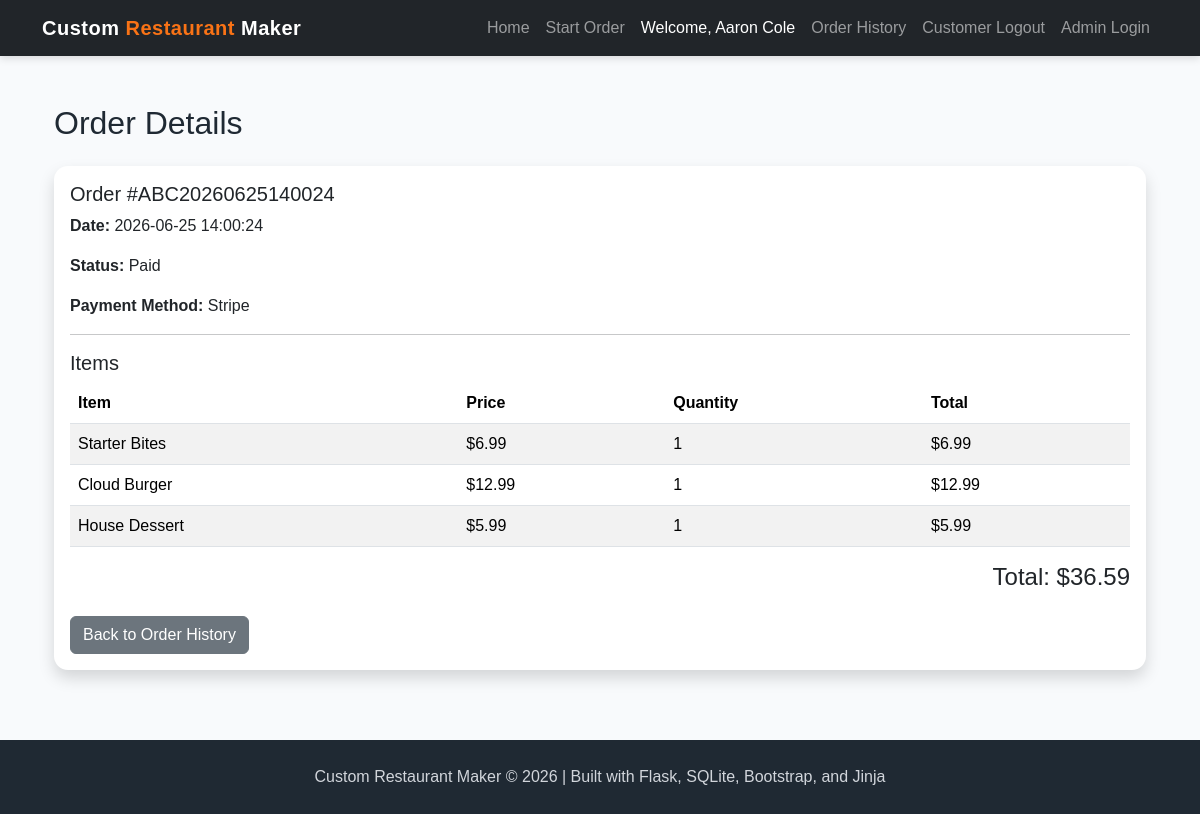
The app's page /order-history/57 (signed in) with its own data.
### app.py (models this page shows)
class Order(db.Model):
    __tablename__ = "orders"
    order_id = db.Column(db.Integer, primary_key=True)
    customer_id = db.Column(db.Integer, db.ForeignKey("customers.customer_id"))
    order_number = db.Column(db.String(100), unique=True, nullable=False)
    date_time = db.Column(db.String(50))
    status = db.Column(db.String(50))
    payment_method = db.Column(db.String(50))
    total_amount = db.Column(db.Float)
    stripe_session_id = db.Column(db.String(255))
    stripe_payment_status = db.Column(db.String(100))

class OrderItem(db.Model):
    __tablename__ = "order_items"
    order_item_id = db.Column(db.Integer, primary_key=True)
    order_number = db.Column(db.String(100), nullable=False)
    menu_id = db.Column(db.Integer, db.ForeignKey("menu.menu_id"))
    quantity = db.Column(db.Integer, nullable=False)

class Menu(db.Model):
    __tablename__ = "menu"
    menu_id = db.Column(db.Integer, primary_key=True)
    name = db.Column(db.String(150), nullable=False)
    category = db.Column(db.String(100), nullable=False)
    price = db.Column(db.Float, nullable=False)
    description = db.Column(db.Text)
    image_filename = db.Column(db.String(255))
    image_url = db.Column(db.Text)

### app.py (the view)
@app.route("/order-history/<int:order_id>")
def order_details(order_id):
    if not session.get("customer_id"):
        flash("Please log in to view order details.", "warning")
        return redirect(url_for("customer_login"))
    customer_id = session["customer_id"]
    order = (
        Order.query
        .filter_by(order_id=order_id, customer_id=customer_id)
        .first()
    )
    if not order:
        flash("Order not found.", "warning")
        return redirect("/order-history")
    items = (
        db.session.query(
            Menu.name,
            Menu.price,
            OrderItem.quantity,
            (Menu.price * OrderItem.quantity).label("total_price")
        )
        .join(OrderItem, Menu.menu_id == OrderItem.menu_id)
        .filter(OrderItem.order_number == order.order_number)
        .all()
    )
    return render_template("order_details.html", order=order, items=items)

### templates/order_details.html (shortened to what this page needs)
{% extends "base.html" %}
{% block content %}
<div class="container mt-5">
    <h2>Order Details</h2>
    <div class="card shadow mt-4">
        <div class="card-body">
            <h5>Order #{{ order["order_number"] }}</h5>
            <p><strong>Date:</strong> {{ order["date_time"] }}</p>
            <p><strong>Status:</strong> {{ order["status"] or "Pending" }}</p>
            <p><strong>Payment Method:</strong> {{ order["payment_method"] or "N/A" }}</p>
            <hr>
            <h5>Items</h5>
            <table class="table table-striped">
                <thead>
                    <tr>
                        <th>Item</th>
                        <th>Price</th>
                        <th>Quantity</th>
                        <th>Total</th>
                    </tr>
                </thead>
                <tbody>
                    {% for item in items %}
                    <tr>
                        <td>{{ item["name"] }}</td>
                        <td>${{ "%.2f"|format(item["price"]) }}</td>
                        <td>{{ item["quantity"] }}</td>
                        <td>${{ "%.2f"|format(item["total_price"]) }}</td>
                    </tr>
                    {% endfor %}
                </tbody>
            </table>
            {% if order["total_amount"] %}
                <h4 class="text-end">
                    Total: ${{ "%.2f"|format(order["total_amount"]) }}
                </h4>
            {% endif %}
            <a href="/order-history" class="btn btn-secondary mt-3">
                Back to Order History
            </a>
        </div>
    </div>
</div>
{% endblock %}

### static/style.css (style rules this page uses)
:root { --primary-dark: #1f2933; --primary-orange: #f97316; --primary-yellow: #facc15; --primary-green: #16a34a; --soft-bg: #f8fafc; --card-bg: #ffffff; --text-dark: #1f2933; }
body { background-color: var(--soft-bg); color: var(--text-dark); font-family: Arial, Helvetica, sans-serif; }
.card { border: none; border-radius: 14px; transition: transform 0.2s ease, box-shadow 0.2s ease; }

### records on screen
Order: order_number "ABC20260625140024", date_time "2026-06-25 14:00:24", status "Paid", payment_method "Stripe", total_amount "36.59"
OrderItem: name "Starter Bites", quantity "1", total_price "6.99"
Menu: price "6.99"
OrderItem: name "Cloud Burger", quantity "1", total_price "12.99"
Menu: price "12.99"
OrderItem: name "House Dessert", quantity "1", total_price "5.99"
Menu: price "5.99"

### other values on screen
{{ session.get("customer_name") }} "Aaron Cole"
